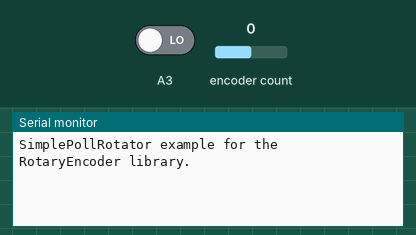
A sketch run on a simulated Arduino Uno, built with avr-gcc and run on an emulated ATmega328P. Parts: the last lines printed to the serial monitor. The test bench sets the inputs (shaded band); at power-on: encoder count 0, A3 LOW.

Above: at 1.2 s.
1.3 s: encoder count set to 1
At 2.5 s:
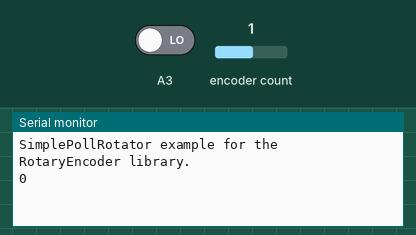
2.8 s: encoder count set to 2
At 3.7 s:
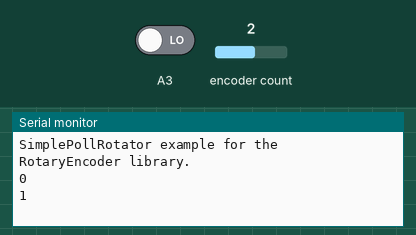

The sketch:

RotartyEncoderCode.ino
```cpp
// (licence header left out)
// This example checks the state of the rotary encoder in the loop() function.
// The current position is printed on output when changed.

// Hardware setup:
// Attach a rotary encoder with output pins to A2 and A3.
// The common contact should be attached to ground.

#include <RotaryEncoder.h>

// Setup a RoraryEncoder for pins A2 and A3:
RotaryEncoder encoder(A2, A3);

void setup()
{
  Serial.begin(57600);
  Serial.println("SimplePollRotator example for the RotaryEncoder library.");

  // You may have to modify the next 2 lines if using other pins than A2 and A3
  PCICR |= (1 << PCIE1);    // This enables Pin Change Interrupt 1 that covers the Analog input pins or Port C.
  PCMSK1 |= (1 << PCINT10) | (1 << PCINT11);  // This enables the interrupt for pin 2 and 3 of Port C.
} // setup()


// The Interrupt Service Routine for Pin Change Interrupt 1
// This routine will only be called on any signal change on A2 and A3: exactly where we need to check.
ISR(PCINT1_vect) {
  encoder.tick(); // just call tick() to check the state.
}


// Read the current position of the encoder and print out when changed.
void loop()
{
  static int pos = 0;

  int newPos = encoder.getPosition();
  if (pos != newPos)
  {
    Serial.print(pos);
    Serial.println();
    if(newPos%28 == 0 && pos != 28)
    {
      pos = 28;
    }
    else
    {
      pos = newPos%28;
    }

    if (newPos == 28 || newPos == -28)
    {
      encoder.setPosition(0);
      pos = 0;
    }

  } // if
} // loop ()

// The End
```

Measured:
- after the input at 1.3 s, the serial monitor: prints a new line at once (image 1)
- after the input at 2.8 s, the serial monitor: prints a new line at once (image 2)
